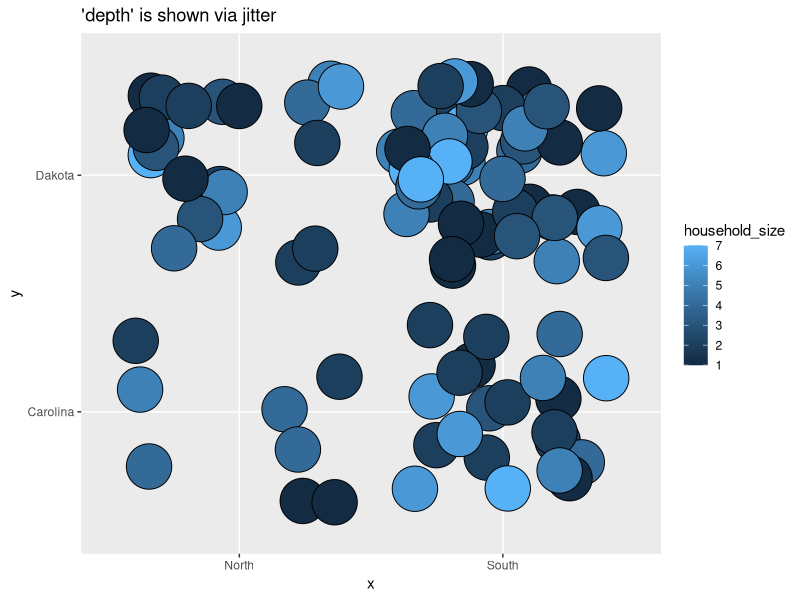
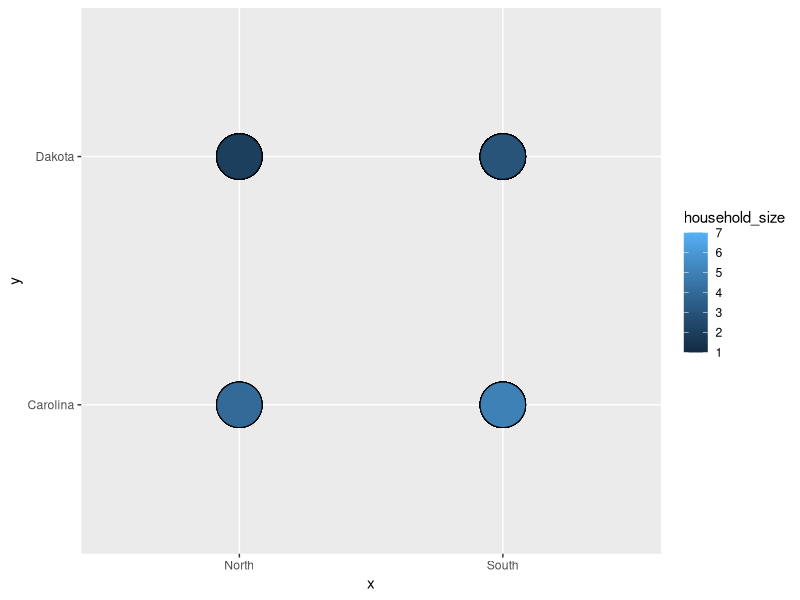
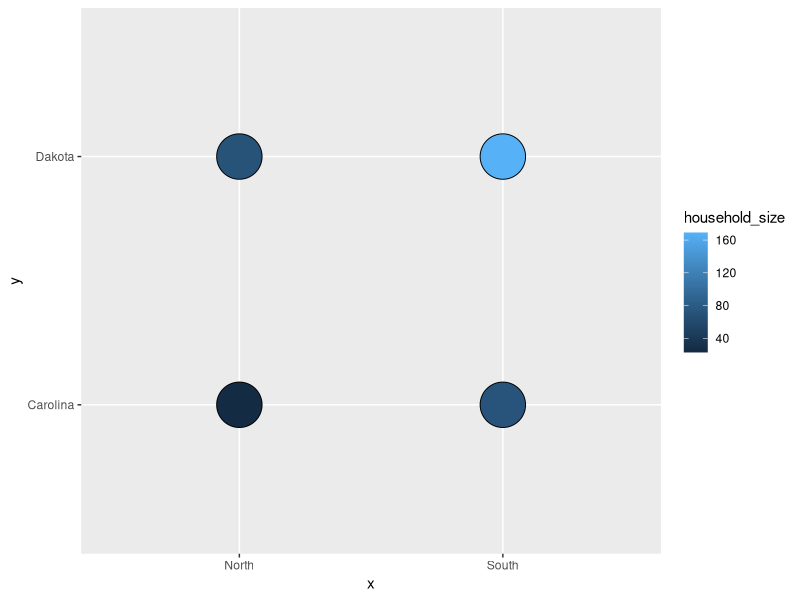
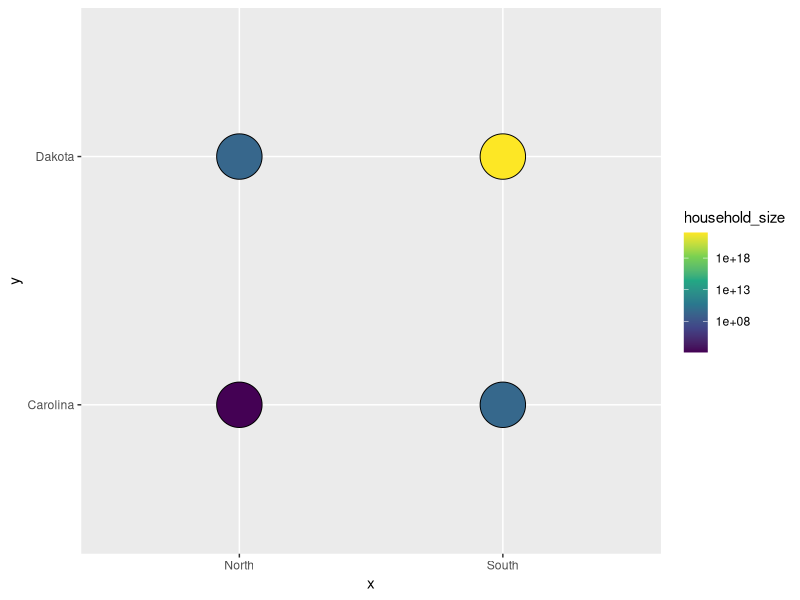
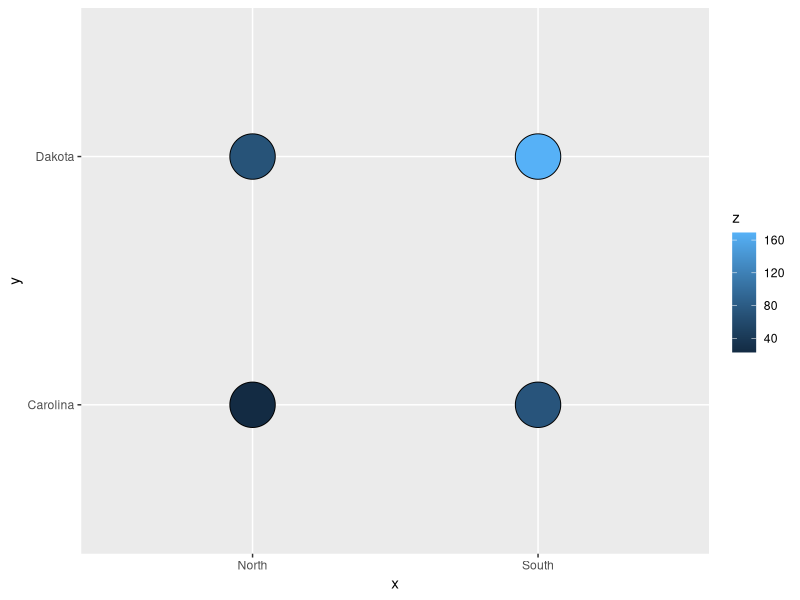
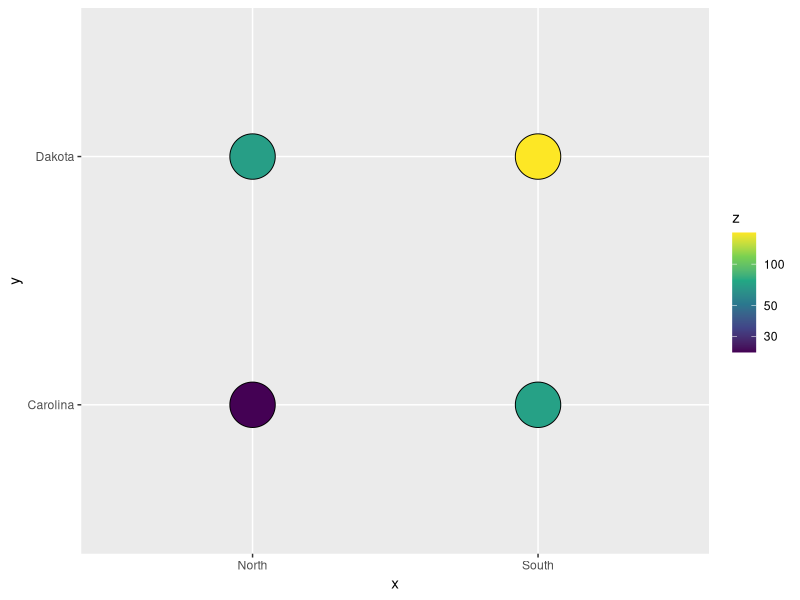
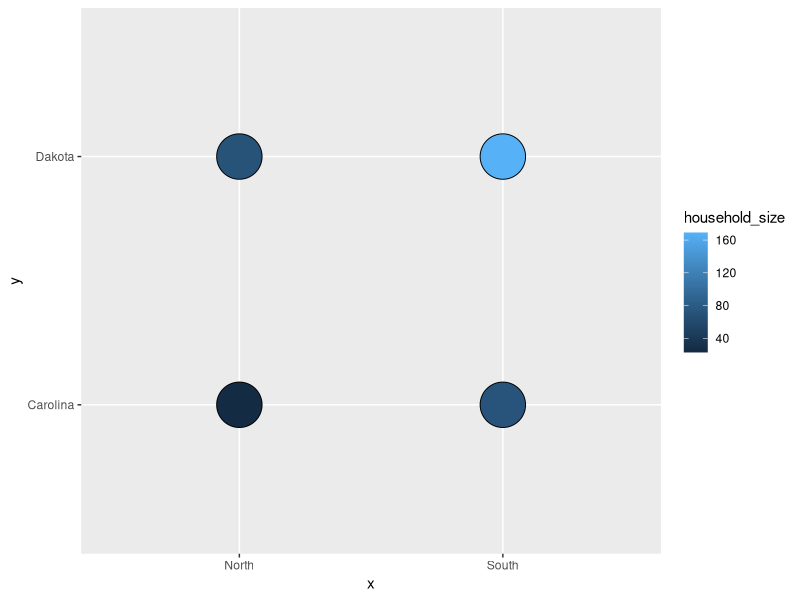
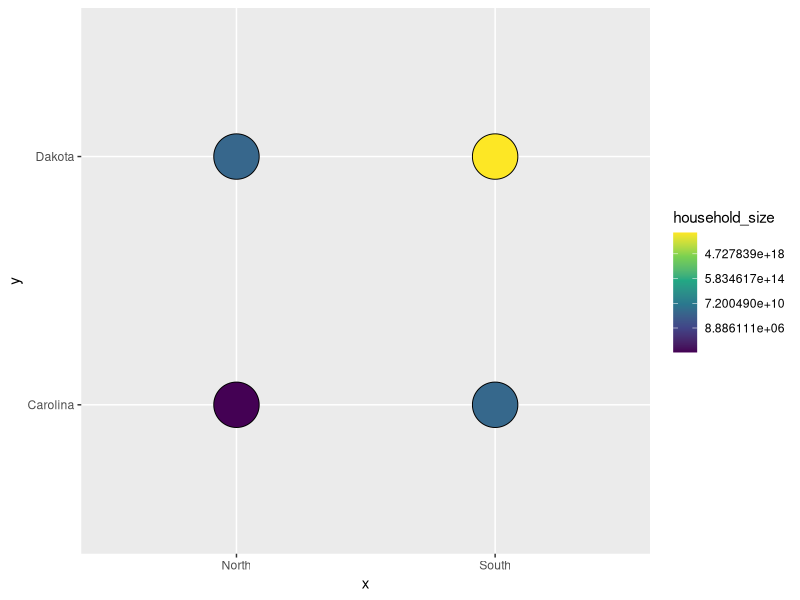

Here is the R script that generated these plots, in order:
## ---- chunk 1
knitr::opts_chunk$set(echo = TRUE)
options(tidyverse.quiet = TRUE)
## ---- chunk 2
library(tidyverse)

compute_fill_collapse <- function(data, scales){
  
  if(is.null(data$fill)){data$fill <- 1}
  
  data |> 
    summarise(fill = sum(fill),
              summary = sum(fill))
  
}


StatFillCollapse <- ggproto("StatFillCollapse", 
                            Stat,
                            compute_group = compute_fill_collapse,
                            default_aes = aes(fill = after_stat(fill)))


set.seed(12346)

tibble(x = sample(c("North", "South"), 100, replace = T, prob = c(.3,.7)), 
       y = sample(c("Carolina", "Dakota"), 100, replace = T, prob = c(.3,.7)),
       household_size = sample(1:7, 100, replace = T, prob = 7:1)) ->
df

df


df |> 
  summarise(agg = sum(household_size), .by = c(x,y))
  
ggplot(df) + 
  aes(x = x, y = y, fill = household_size) + 
  geom_point(shape = 21, size = 15, position = "jitter") + 
  labs(title = "'depth' is shown via jitter")

layer_data() |> nrow()

# superficial fill, overplotting
ggplot(df) + 
  aes(x = x, y = y, fill = household_size) + 
  geom_point(shape = 21, size = 15)

layer_data() |> nrow()

# deep fill, collapsing by group
ggplot(df) + 
  aes(x = x, y = y, fill = household_size) + 
  geom_point(stat = StatFillCollapse, shape = 21, size = 15)

layer_data()

# uh-oh, log transformation not doing what might want
last_plot() + 
  scale_fill_viridis_c(transform = "log10")

layer_data()

## ---- chunk 3
# which is 

# superficial fill with jitter
df |> 
  group_by(x = x, y =  y) |>
  summarise(z = sum(household_size)) ->
precompute

precompute |>
  ggplot() + 
  aes(x = x, y = y, fill = z) + 
  geom_point(shape = 21, size = 15)

last_plot() + 
  scale_fill_viridis_c(transform = "log10")

# so some variations on StatFillCollase

# no default aes
StatFillCollapse$default_aes <- aes()

# gives us discrete scale
ggplot(df) + 
  aes(x = x, y = y, fill = household_size) + 
  geom_point(stat = StatFillCollapse, shape = 21, size = 15)

last_plot() + 
  scale_fill_viridis_c(transform = "log")

StatFillCollapse$default_aes <- aes(fill = after_stat(summary))

ggplot(df) + 
  aes(x = x, y = y, fill = household_size) + labs(fill = "agg household size") +
  geom_point(stat = StatFillCollapse, shape = 21, size = 15)

last_plot() + 
  scale_fill_viridis_c(transform = "log")
